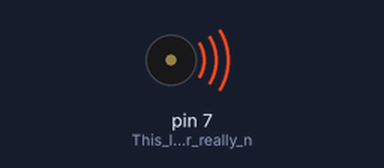
A sketch run on a simulated Arduino Uno, built with avr-gcc and run on an emulated ATmega328P. Shown: buzzer (waves = sounding).

Above: at 0.2 s.
At 5.2 s:
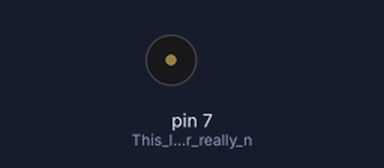
Timing chart, 0 to 11.7 s (numbered marks = the images above):
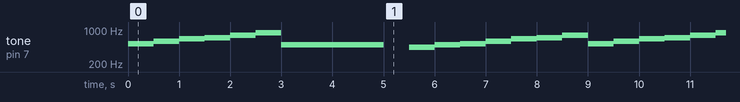

The sketch:

sketch_Avance_1_copy.ino
```cpp
//Avance proyecto instrumento musical arduino
void setup() {

pinMode(7, OUTPUT); // This line is nor really necessary for the program to function, you can experiment by removing this line ad running the code

}

void loop() {

// the tone function takes three parameters (the pin number, the tone frequency, the number of seconds to sound)

//Escala Jonica

//tone(7, 440, 2000); //A
tone(7, 523, 2000); //C

delay(500);

//tone(7, 494, 2000); //B
tone(7, 587, 2000); //D

delay(500);

//tone(7, 523, 2000); //C
tone(7, 659, 2000); //E

delay(500);

//tone(7, 587, 2000); //D
tone(7, 698, 2000); //F

delay(500);

//tone(7, 659, 2000); //E
tone(7, 784, 2000); //G

delay(500);

//tone(7, 698, 2000); //F
tone(7, 880, 2000); //A

delay(500);

//tone(7, 784, 2000); //G
tone(7, 494, 2000); //B

delay(500);

//tone(7, 880, 2000); //A

delay(2000);

  //Escala Eolico
//A, B, C, D, E, F, G

tone(7, 440, 2000); //A

delay(500);

tone(7, 494, 2000); //B


delay(500);

tone(7, 523, 2000); //C


delay(500);

tone(7, 587, 2000); //D


delay(500);

tone(7, 659, 2000); //E


delay(500);

tone(7, 698, 2000); //F


delay(500);

tone(7, 784, 2000); //G


delay(500);

}
```

Measured:
- by itself, tone on pin 7 (This_line_is_nor_really_n): repeats every 9.0 s: 587 Hz 0.50 s, 659 Hz 0.50 s, 698 Hz 0.50 s, 784 Hz 0.50 s, 880 Hz 0.50 s, 494 Hz 2.0 s, silent 0.50 s, 440 Hz 0.50 s, 494 Hz 0.50 s, 523 Hz 0.50 s, 587 Hz 0.50 s, 659 Hz 0.50 s, 698 Hz 0.50 s, 784 Hz 0.50 s, 523 Hz 0.50 s
